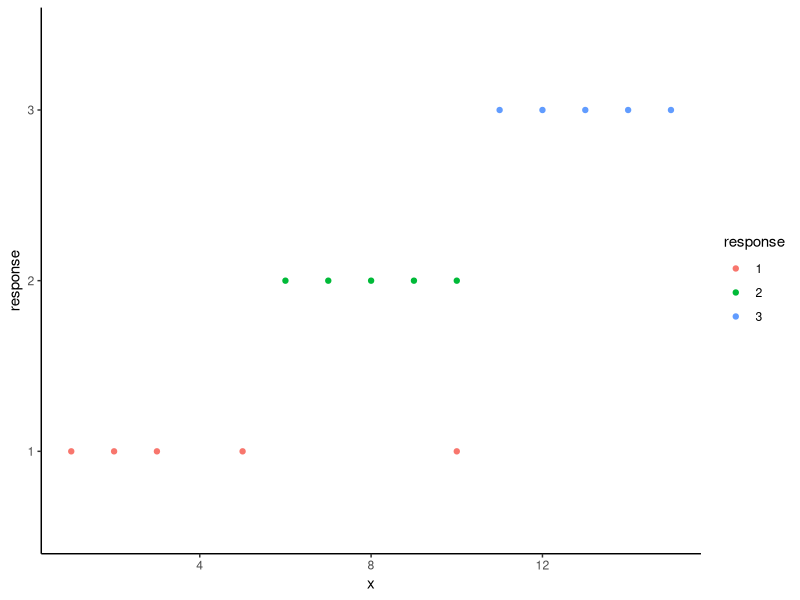
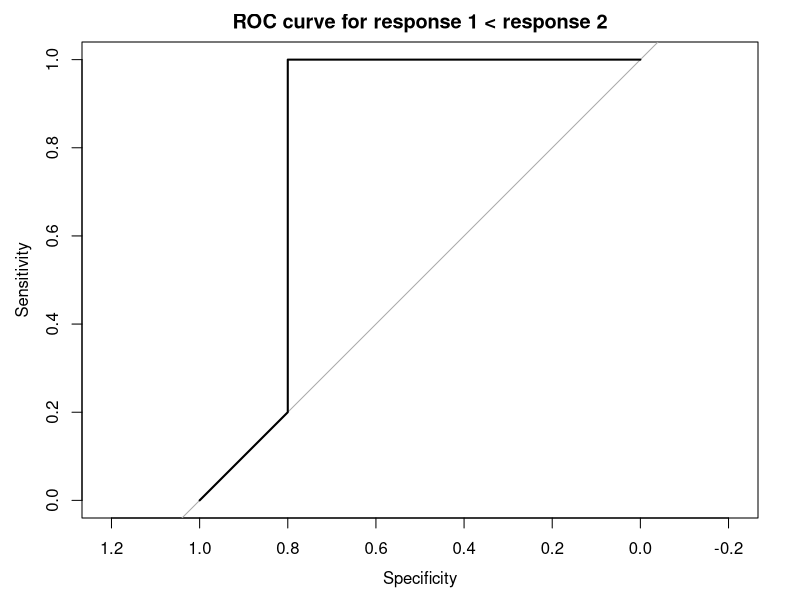

These charts were generated, in order, by the following R code:
library(pROC)
library(ggplot2)

# create data --
#    the response is what we want to predict (e.g., actual sentiment); in this
#       example there are 3 values (1,2, and 3)
#    x is the predictor (e.g., the sentiment score)

response <- kronecker(1:3, rep(1,5))
x <- 1:15
x[4] <- 10
d <- data.frame(x = x, response = factor(response))
View(d)
# plot the data -- note that the lower the 'x' value,
#    the lower the response. The prediction is almost
#    perfect, except for x = 10, which has response = 1;
#    otherwise, response 1 has x values between 1 - 5,
#    response 2 has x values between 6 - 10, etc
ggplot(d, aes(x, response, color = response)) +
  geom_point() + theme_classic()

# get the multiclass AUC, which is the average of all pairwise AUCs – this is what you should use to compare sentiment analysis methods
# Note that perfect prediction is 1; in this case, multiclass AUC is 0.94
m <- multiclass.roc(response, x)
m

# we can look at individual rocs
m$rocs[[1]]
m$rocs[[2]]
m$rocs[[3]]

# we can plot individual rocs
plot(m$rocs[[1]], main = 'ROC curve for response 1 < response 2')
